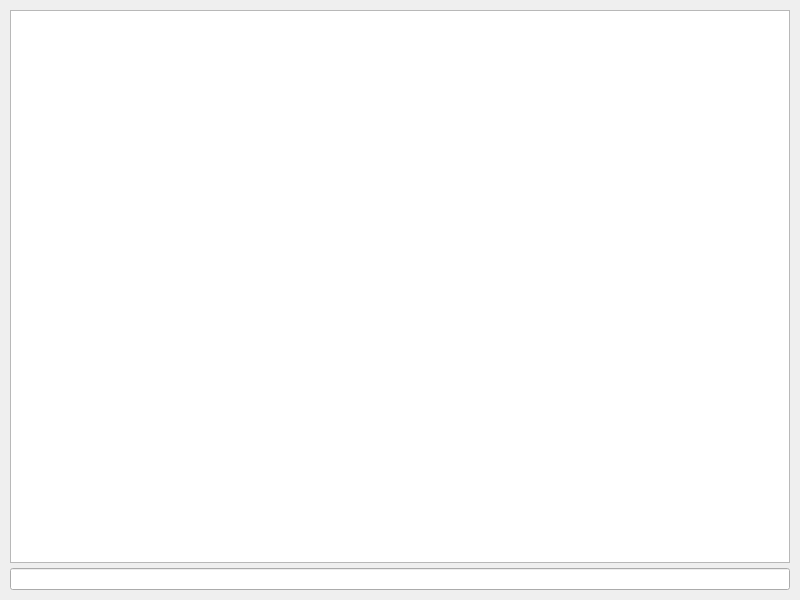
<?xml version="1.0" encoding="UTF-8"?>
<ui version="4.0">
 <class>EchoTerminalWindow</class>
 <widget class="QMainWindow" name="EchoTerminalWindow">
  <property name="geometry">
   <rect>
    <x>0</x>
    <y>0</y>
    <width>800</width>
    <height>600</height>
   </rect>
  </property>
  <property name="windowTitle">
   <string>echoterminalwindow</string>
  </property>
  <widget class="QWidget" name="centralwidget">
   <layout class="QVBoxLayout" name="verticalLayout">
    <property name="spacing">
     <number>5</number>
    </property>
    <property name="leftMargin">
     <number>10</number>
    </property>
    <property name="topMargin">
     <number>10</number>
    </property>
    <property name="rightMargin">
     <number>10</number>
    </property>
    <property name="bottomMargin">
     <number>10</number>
    </property>
    <item>
     <widget class="QTextEdit" name="screenOutput">
      <property name="readOnly">
       <bool>true</bool>
      </property>
     </widget>
    </item>
    <item>
     <widget class="QLineEdit" name="commandInput"/>
    </item>
   </layout>
  </widget>
 </widget>
 <resources/>
 <connections/>
</ui>
